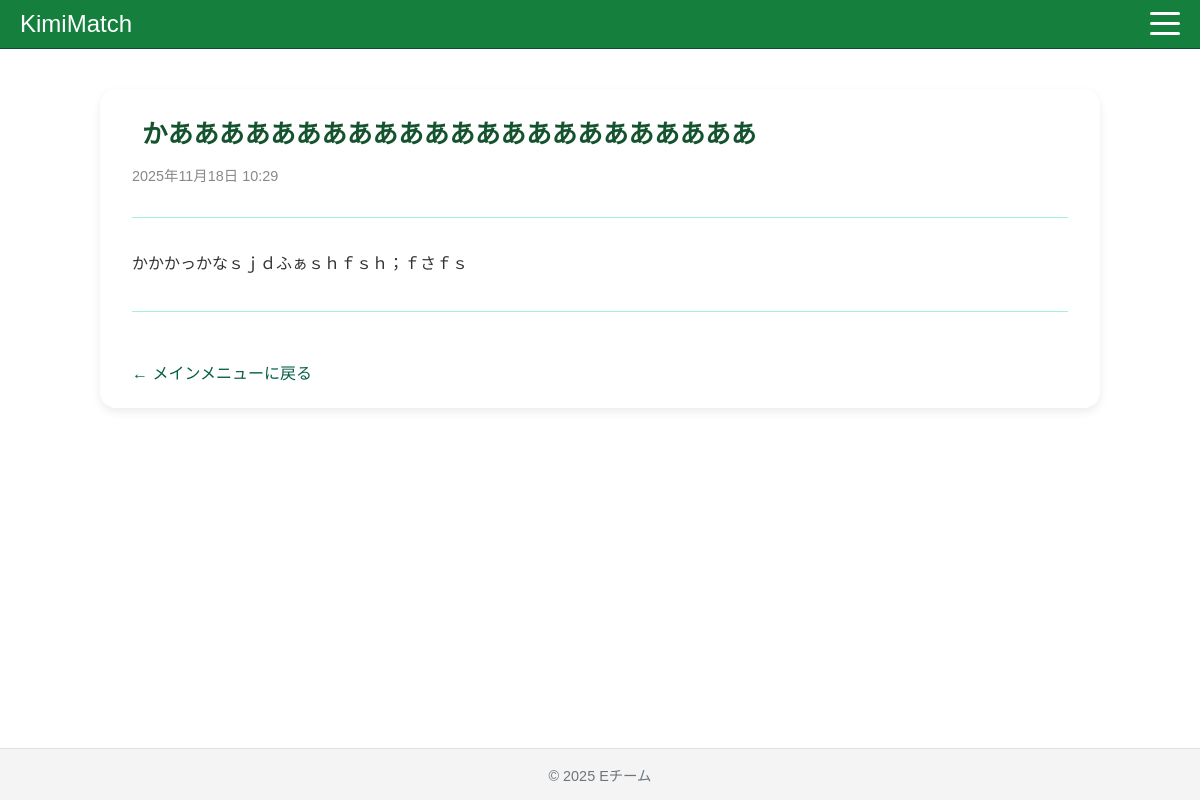
Screenshot of /announcements/6/ (signed in) with the database file from the repository.
### core/models.py (models this page shows, shortened)
class Announcement(models.Model):
    title = models.CharField(max_length=200, verbose_name="タイトル")
    content = models.TextField(verbose_name="本文")
    created_at = models.DateTimeField(default=timezone.now, verbose_name="作成日時")
    class Meta:
        verbose_name = "お知らせ"
        verbose_name_plural = "お知らせ一覧"

### core/views.py (the view)
# urls.py: path('announcements/<int:pk>/', views.announcement_detail, name='announcement_detail'),
@login_required
def announcement_detail(request, pk):
    announcement = get_object_or_404(Announcement, pk=pk)
    context = {
        'announcement': announcement,
    }
    return render(request, 'core/announcement_detail.html', context)

### accounts/context_processors.py (called while the page is built)
def add_user_role(request):
    user = request.user
    if not user.is_authenticated:
        return {'user_type': 'guest'}
    try:
        if hasattr(user, 'student'):
            return {'user_type': 'student'}
        elif hasattr(user, 'teacher'):
            return {'user_type': 'teacher'}
        elif hasattr(user, 'companyrepresentative'):
            return {'user_type': 'company'}
        elif user.is_superuser:
            return {'user_type': 'admin'}
        else:
            return {'user_type': 'authenticated'} # (プロフィール未設定)
    except Exception:
        return {'user_type': 'guest'}

### templates/core/announcement_detail.html (shortened to what this page needs)
{% extends "base.html" %}
{% block content %}
<div class="page-container">
  <div class="profile-card">
    <h2 style="margin-bottom: 0.5rem; border: none;">{{ announcement.title }}</h2>
    <p style="color: #888; font-size: 0.9rem; margin-bottom: 20px;">
      {{ announcement.created_at|date:"Y年m月d日 H:i" }}
    </p>
    <hr>
    <div style="line-height: 1.8; font-size: 1rem; white-space: pre-wrap; word-wrap: break-word; overflow-wrap: break-word;">{{ announcement.content }}</div>
    <hr>
    <a href="{% url 'accounts:dashboard' %}" class="back-link">← メインメニューに戻る</a>
  </div>
</div>
{% endblock %}

### static/style.css (style rules this page uses)
html, body { height: 100%; margin: 0; padding: 0; font-family: "Noto Sans JP", sans-serif; color: #333; }
body { background-color: #f8f9fa; }
a { text-decoration: none; font-weight: 500; transition: color 0.2s ease, background-color 0.2s ease; }
.page-container { padding: 20px; max-width: 1000px; width: 100%; margin: 0 auto; }
.profile-card { background: #ffffff; border-radius: 16px; box-shadow: 0 4px 10px rgba(0, 0, 0, 0.08); padding: 24px 32px; overflow-x: auto; }
h2 { font-size: 1.6rem; font-weight: 700; padding-left: 10px; margin-top: 0; margin-bottom: 1.5rem; }
hr { border: none; margin: 2rem 0; }
.back-link { display: inline-block; margin-top: 1rem; font-weight: 500; }
.role-student h2 { border-left: 5px solid #16a34a; color: #14532d; }
.role-student hr { border-top: 1px solid #a7f3d0; }
.role-student a { color: #15803d; }
.role-student .back-link { color: #065f46; }

### rows the page displays
Announcement: title "かあああああああああああああああああああああああ", created_at "2025年11月18日 10:29", content "かかかっかなｓｊｄふぁｓｈｆｓｈ；ｆさｆｓ"
